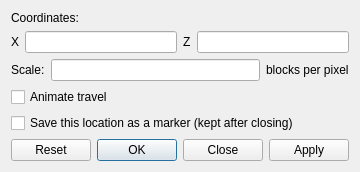
<?xml version="1.0" encoding="UTF-8"?>
<ui version="4.0">
 <class>GotoDialog</class>
 <widget class="QDialog" name="GotoDialog">
  <property name="focusPolicy">
   <enum>Qt::StrongFocus</enum>
  </property>
  <property name="windowTitle">
   <string>Coordinates</string>
  </property>
  <property name="windowIcon">
   <iconset resource="../rc/icons.qrc">
    <normaloff>:/icons/logo.png</normaloff>:/icons/logo.png</iconset>
  </property>
  <layout class="QVBoxLayout" name="verticalLayout">
   <item>
    <widget class="QLabel" name="label">
     <property name="text">
      <string>Coordinates:</string>
     </property>
    </widget>
   </item>
   <item>
    <widget class="QFrame" name="frame">
     <layout class="QHBoxLayout" name="horizontalLayout">
      <property name="leftMargin">
       <number>0</number>
      </property>
      <property name="topMargin">
       <number>0</number>
      </property>
      <property name="rightMargin">
       <number>0</number>
      </property>
      <property name="bottomMargin">
       <number>0</number>
      </property>
      <item>
       <widget class="QLabel" name="labelX">
        <property name="text">
         <string>X</string>
        </property>
       </widget>
      </item>
      <item>
       <widget class="QLineEdit" name="lineX">
        <property name="focusPolicy">
         <enum>Qt::StrongFocus</enum>
        </property>
       </widget>
      </item>
      <item>
       <widget class="QLabel" name="labelZ">
        <property name="text">
         <string>Z</string>
        </property>
       </widget>
      </item>
      <item>
       <widget class="QLineEdit" name="lineZ">
        <property name="focusPolicy">
         <enum>Qt::StrongFocus</enum>
        </property>
       </widget>
      </item>
     </layout>
    </widget>
   </item>
   <item>
    <layout class="QHBoxLayout" name="horizontalLayout_3">
     <item>
      <widget class="QLabel" name="label_2">
       <property name="text">
        <string>Scale:</string>
       </property>
      </widget>
     </item>
     <item>
      <widget class="QLineEdit" name="lineScale">
       <property name="focusPolicy">
        <enum>Qt::StrongFocus</enum>
       </property>
       <property name="toolTip">
        <string>A very large scale may be unsafe</string>
       </property>
      </widget>
     </item>
     <item>
      <widget class="QLabel" name="label_3">
       <property name="text">
        <string>blocks per pixel</string>
       </property>
      </widget>
     </item>
    </layout>
   </item>
   <item>
    <widget class="QCheckBox" name="checkAnimate">
     <property name="text">
      <string>Animate travel</string>
     </property>
    </widget>
   </item>
   <item>
    <widget class="QCheckBox" name="checkSaveMarker">
     <property name="text">
      <string>Save this location as a marker (kept after closing)</string>
     </property>
    </widget>
   </item>
   <item>
    <widget class="QDialogButtonBox" name="buttonBox">
     <property name="orientation">
      <enum>Qt::Horizontal</enum>
     </property>
     <property name="standardButtons">
      <set>QDialogButtonBox::Apply|QDialogButtonBox::Close|QDialogButtonBox::Ok|QDialogButtonBox::Reset</set>
     </property>
    </widget>
   </item>
  </layout>
 </widget>
 <resources>
  <include location="../rc/icons.qrc"/>
 </resources>
 <connections>
  <connection>
   <sender>buttonBox</sender>
   <signal>rejected()</signal>
   <receiver>GotoDialog</receiver>
   <slot>reject()</slot>
   <hints>
    <hint type="sourcelabel">
     <x>316</x>
     <y>260</y>
    </hint>
    <hint type="destinationlabel">
     <x>286</x>
     <y>274</y>
    </hint>
   </hints>
  </connection>
  <connection>
   <sender>buttonBox</sender>
   <signal>accepted()</signal>
   <receiver>GotoDialog</receiver>
   <slot>accept()</slot>
   <hints>
    <hint type="sourcelabel">
     <x>248</x>
     <y>254</y>
    </hint>
    <hint type="destinationlabel">
     <x>157</x>
     <y>274</y>
    </hint>
   </hints>
  </connection>
 </connections>
</ui>
